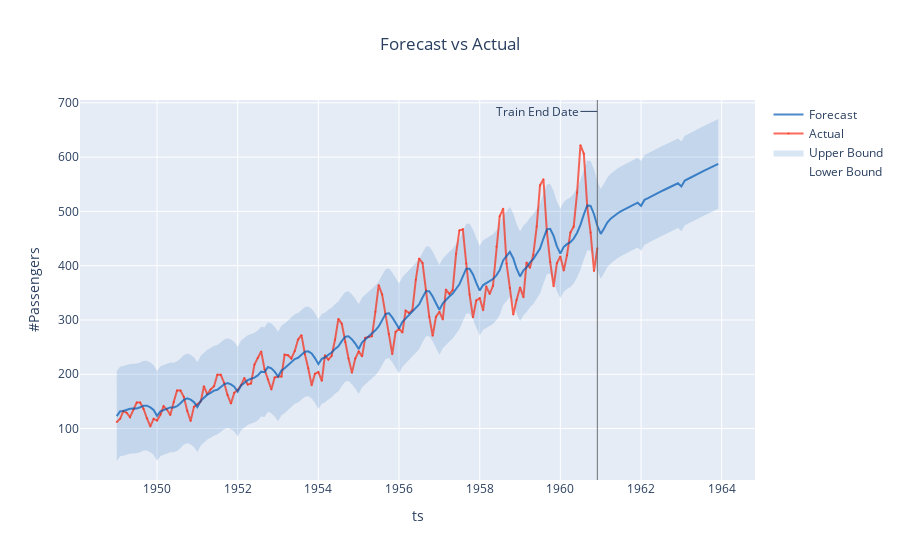

Source (notebook cell):
### Code cell
fig = forecast.plot()
iplot(fig)

### Figure 1 — Plotly figure (JSON) as saved in the notebook; plotly's stock layout.template omitted (floating-point values rounded to 4 significant figures; data arrays with more than 128 entries replaced by an {"elided": "..."} marker saying what was removed)
{"data": [{"legendgroup": "interval", "line": {"color": "rgba(0, 90, 181, 0.5)", "width": 0}, "mode": "lines", "name": "Lower Bound", "type": "scatter", "x": {"elided": "180 str values"}, "y": {"elided": "180 float values"}}, {"fill": "tonexty", "fillcolor": "rgba(0, 90, 181, 0.15)", "legendgroup": "interval", "line": {"color": "rgba(0, 90, 181, 0.5)", "width": 0}, "mode": "lines", "name": "Upper Bound", "type": "scatter", "x": {"elided": "180 str values"}, "y": {"elided": "180 float values"}}, {"line": {"color": "rgba(250, 43, 20, 0.7)"}, "marker": {"color": "rgba(250, 43, 20, 0.7)", "size": 2}, "mode": "lines+markers", "name": "Actual", "opacity": 1, "type": "scatter", "x": {"elided": "180 str values"}, "y": {"elided": "180 int values"}}, {"line": {"color": "rgba(0, 90, 181, 0.7)", "dash": "solid"}, "name": "Forecast", "type": "scatter", "x": {"elided": "180 str values"}, "y": {"elided": "180 float values"}}], "layout": {"annotations": [{"arrowhead": 0, "ax": -60, "ay": 0, "showarrow": true, "text": "Train End Date", "x": "1960-12-01T00:00:00", "xref": "x", "y": 0.97, "yref": "paper"}], "legend": {"traceorder": "reversed"}, "shapes": [{"line": {"color": "rgba(100, 100, 100, 0.9)", "width": 1}, "type": "line", "x0": "1960-12-01T00:00:00", "x1": "1960-12-01T00:00:00", "xref": "x", "y0": 0, "y1": 1, "yref": "paper"}], "showlegend": true, "title": {"text": "Forecast vs Actual", "x": 0.5}, "xaxis": {"title": {"text": "ts"}}, "yaxis": {"title": {"text": "#Passengers"}}}}
